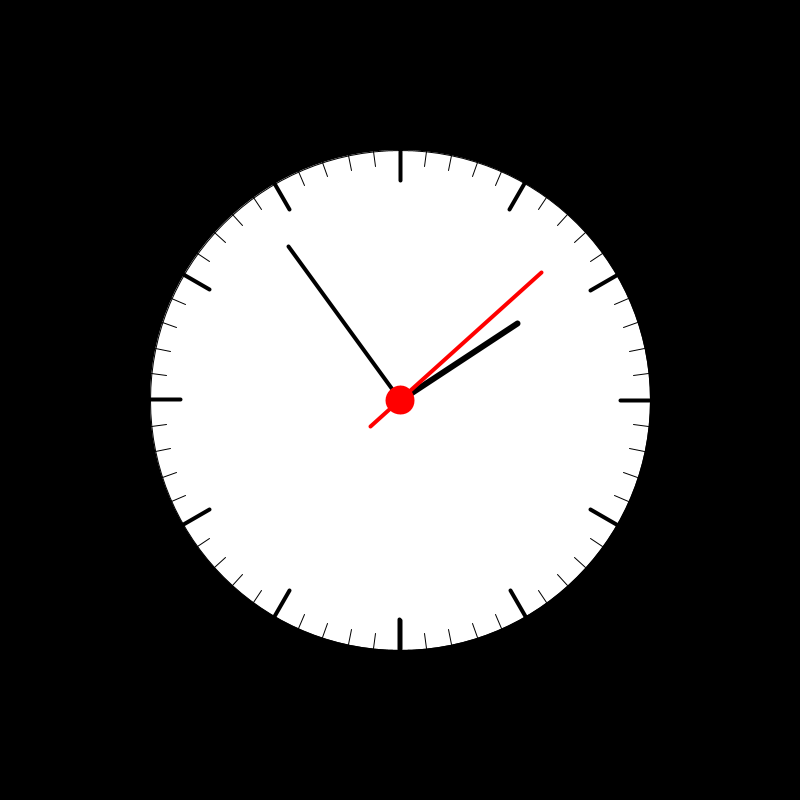
Frame 1 (no input)
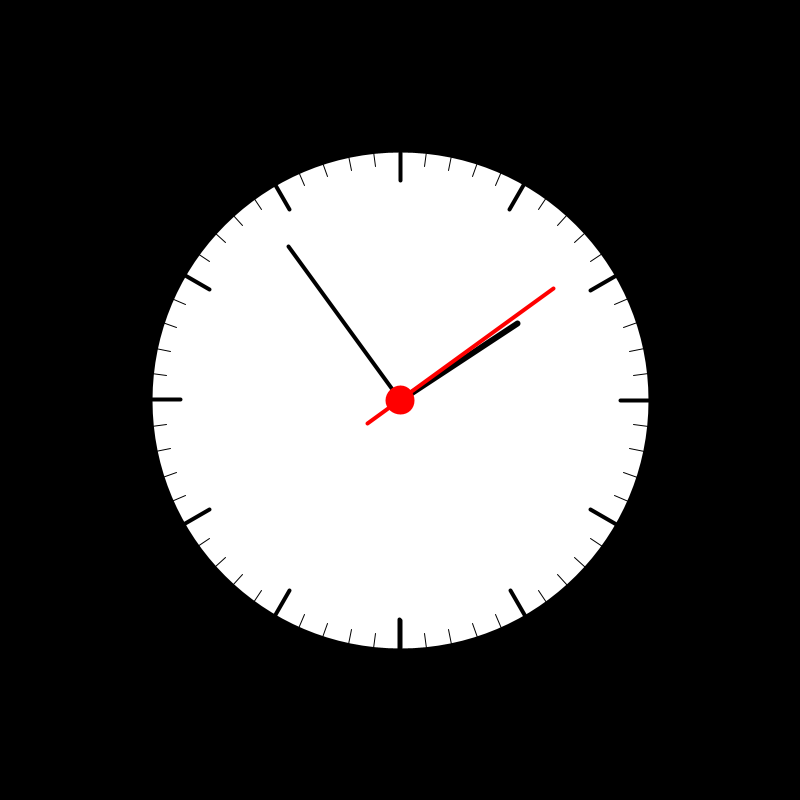
Frame 60 (the mouse pressed at the canvas centre just before this capture)
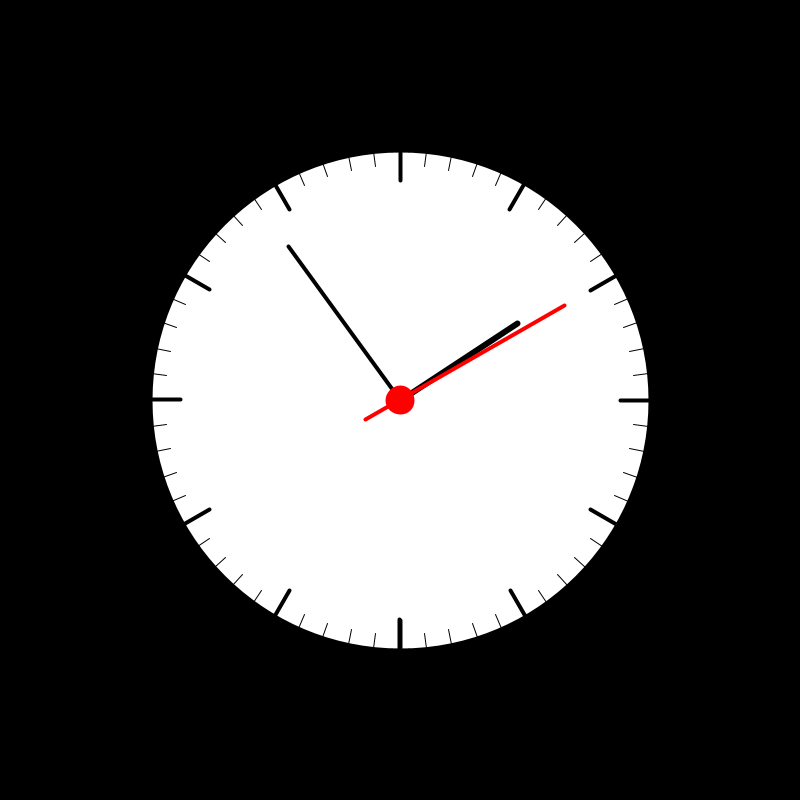
Frame 120 (the mouse held since frame 60 and released just before this capture)

The Processing sketch that drew these frames (run headless with seeded random() and noise(); from frame 60 on, the mouse is pressed at the canvas centre):

// Processing sketch: clock
// ── clock.pde
float a = 0;
int s, m, h;

void setup () {
  size (800, 800);
  background (0);
}

void draw () {
  fill(255);
  circle (width * .5, height * .5, 500);
  for (float a = 0; a < 61; a++) {
    pushMatrix();
    translate(width * .5, height * .5);
    rotate(radians(a * 6));
    strokeWeight(1);
    line(0, 235, 0, 250);
    popMatrix();
  }
  for (float b = 0; b < 13; b++) {
    pushMatrix();
    translate(width * .5, height * .5);
    rotate(radians(b * 30));
    strokeWeight(4);
    line(0, 220, 0, 250);
    popMatrix();
  }
  //for (float s = 0; s <= 60; s++) {
  //  pushMatrix();
  //  translate(width * .5, height * .5);
  //  rotate(radians(s * 6));
  //  line(0, -20, 0, 150);
  //  frameRate(s);
  //  popMatrix();
  //}

  h = hour();
  m = minute();
  s = second();

  float sA = radians(s * 6);
  float mA = radians(m * 6);
  float hA = radians(h % 12 * 30 + m / 2.0);

  pushMatrix();
  translate(width * .5, height * .5);
  rotate(mA);
  stroke(0);
  line(0, 0, 0, -190);
  popMatrix();

  pushMatrix();
  translate(width * .5, height * .5);
  rotate(hA);
  stroke(0);
  strokeWeight(6);
  line(0, 0, 0, -140);
  popMatrix();

  pushMatrix();
  translate(width * .5, height * .5);
  rotate(sA);
  stroke(255, 0, 0);
  strokeWeight(4);
  line(0, 40, 0, -190);
  fill(255, 0, 0);
  //circle(0, 0, 20);
  popMatrix();
  
  fill(255, 0, 0);
  circle(width * .5, height * .5, 25);
  stroke(0);
}
